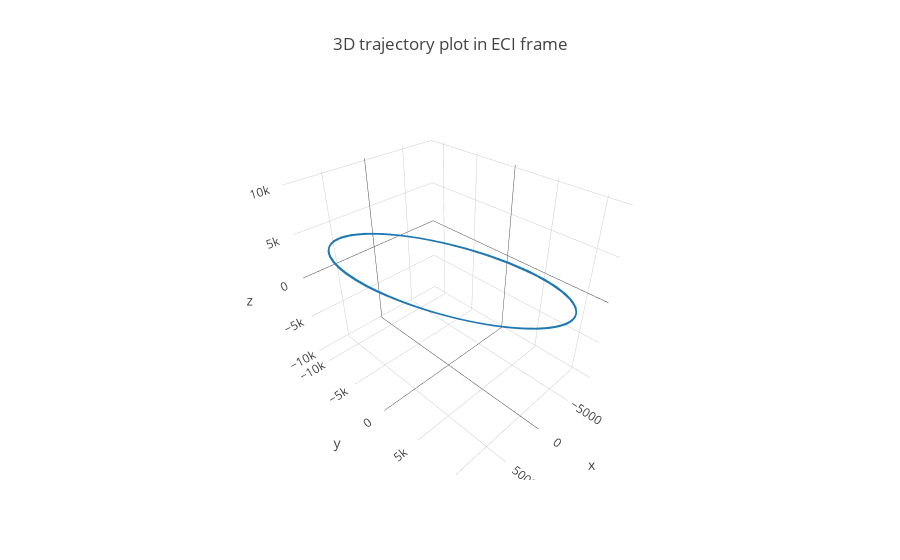

Notebook code for this chart:
### Markdown cell above
## 3D plot

### Code cell
import plotly.graph_objs as go

trace = go.Scatter3d(
    x = 1e-3 * PV_eci_df['x'],
    y = 1e-3 * PV_eci_df['y'],
    z = 1e-3 * PV_eci_df['z'],
    mode='lines',
    line=dict(
        color='#1f77b4',
        width=3
    )
)

data = [trace]

layout = go.Layout(
    title = '3D trajectory plot in ECI frame',
    scene=dict(
        aspectmode='data'
    )
)

fig = dict(data=data, layout=layout)

py.iplot(fig)

### Figure 1 — Plotly figure (JSON) as saved in the notebook; plotly's stock layout.template omitted (floating-point values rounded to 4 significant figures; data arrays with more than 128 entries replaced by an {"elided": "..."} marker saying what was removed)
{"data": [{"line": {"color": "#1f77b4", "width": 3}, "mode": "lines", "type": "scatter3d", "uid": "107534ac-2d00-47a9-84f1-459e111fb591", "x": {"elided": "289 float values"}, "y": {"elided": "289 float values"}, "z": {"elided": "289 float values"}}], "layout": {"autosize": true, "scene": {"aspectmode": "data", "aspectratio": {"x": 0.8747, "y": 1.161, "z": 0.9849}}, "title": {"text": "3D trajectory plot in ECI frame"}}}
